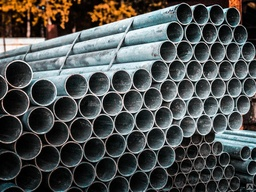
#> input picture trub.jpg, 256 x 192 px, shrunk from 1000 x 750 before the run
$ python test.py
#> lines starting #> are read from the running program, lines starting #| are printed output that depends on the picture; after the words box and inside, x2 and y2 are one past the last pixel; in counts of white or black regions, pixels touching at a corner belong together
import numpy as np
import cv2
image  = cv2.imread("./trub.jpg")
#> image is the input picture: shape (192, 256, 3); mean B, G, R 79.8, 81.1, 78.2
output = image.copy()
gray = cv2.cvtColor(image, cv2.COLOR_BGR2GRAY)
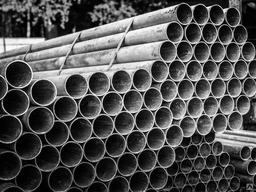
#> gray: shape (192, 256); min 0, max 254, mean 80.1
circles = cv2.HoughCircles(gray, cv2.HOUGH_GRADIENT, 1.2, 100)
#> circles = [[69, 102.6, 45.24], [210.6, 112.2, 33.72]]
if circles is not None:
	circles = np.round(circles[0, :]).astype("int")
#> circles = [[69, 103, 45], [211, 112, 34]]
	for (x, y, r) in circles:
		if r<100:
			print(r)
			cv2.circle(output, (x, y), r, (0, 255, 0), 4)
			cv2.rectangle(output, (x - 5, y - 5), (x + 5, y + 5), (0, 128, 255), -1)
#> this loop made 2 passes
#| 45
#| 34
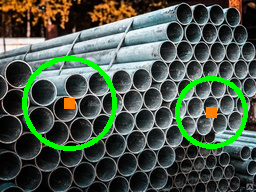
#> output: shape (192, 256, 3); 5.49% of pixels changed, all inside (x1, y1, x2, y2) = (22, 56, 248, 151)
	cv2.imshow("output", np.hstack([image, output]))
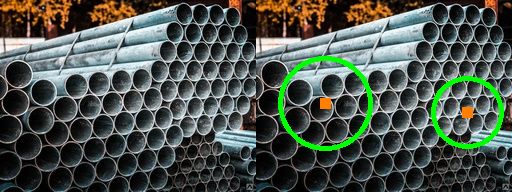
#> window 'output': shape (192, 512, 3); mean B, G, R 77, 85.1, 76.3
	cv2.waitKey(0)
